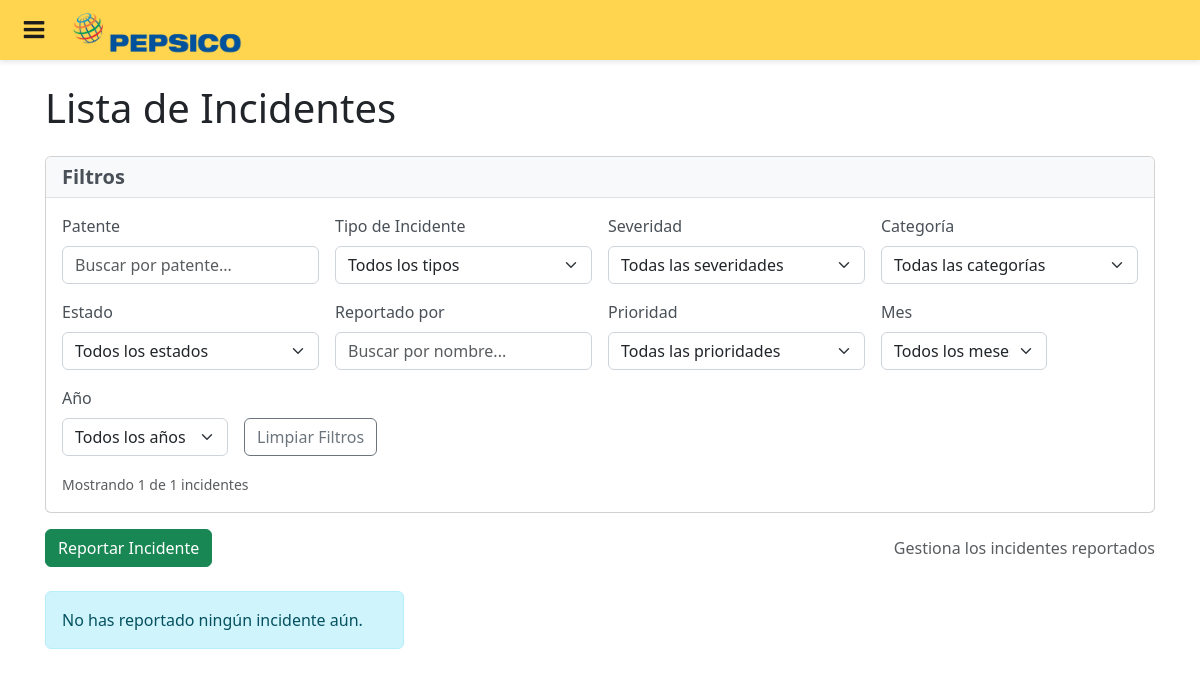
The app's page /incidents/list/ (signed in), older data.
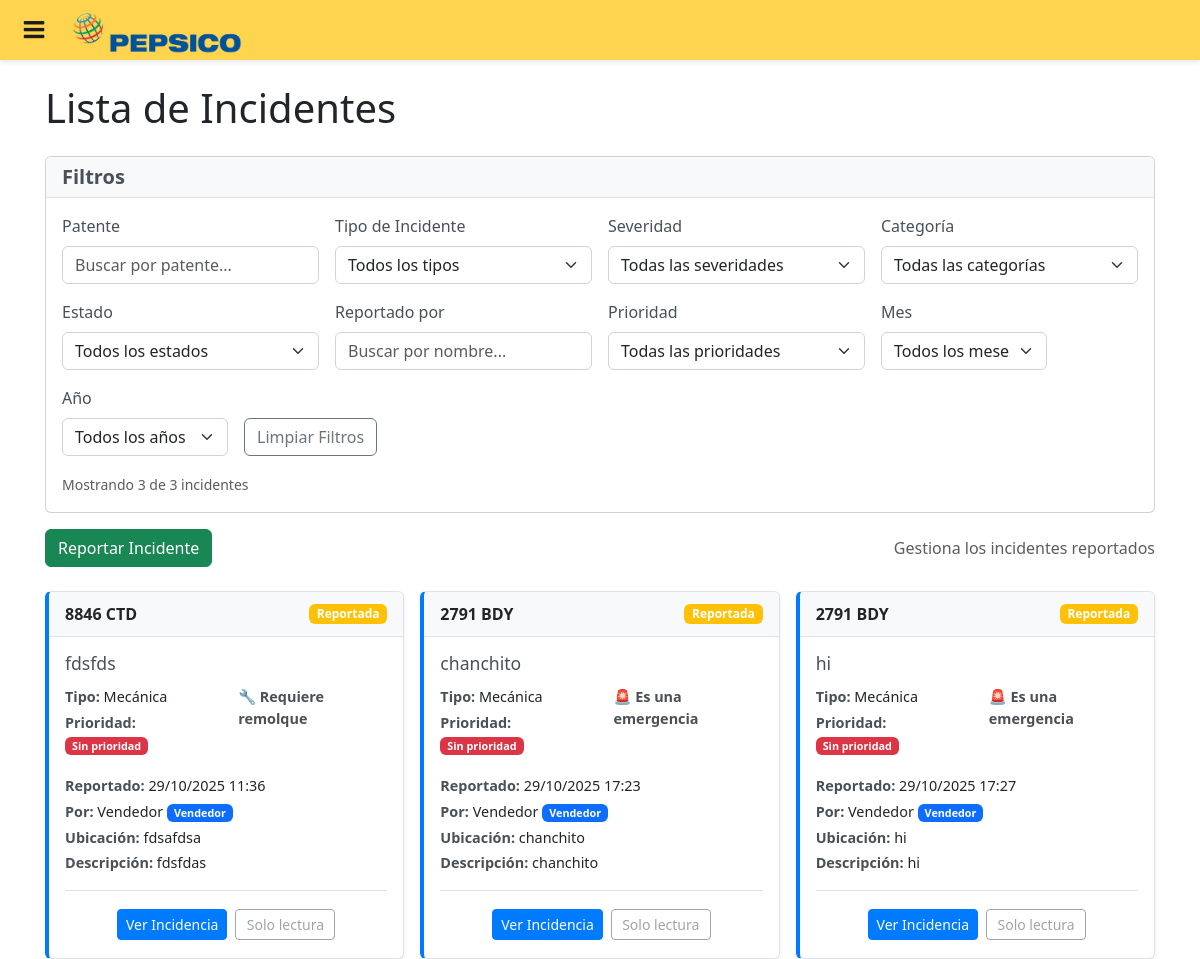
The same page, newer data.
### documents/models.py (models this page shows, shortened)
class Incident(models.Model):
    INCIDENT_TYPES = [
        ('Mecanica', 'Mecánica'),
        ('Electrica', 'Eléctrica'),
        ('Carroceria', 'Carrocería'),
        ('Neumaticos', 'Neumáticos'),
        ('Otro', 'Otro'),
    ]
    SEVERITY_LEVELS = [
        ('Baja', 'Baja'),
        ('Media', 'Media'),
        ('Alta', 'Alta'),
        ('Critica', 'Crítica'),
    ]
    CATEGORIES = [
        ('Seguridad', 'Seguridad'),
        ('Operativo', 'Operativo'),
        ('Mantenimiento', 'Mantenimiento'),
    ]
    STATUS_CHOICES = [
        ('Reportada', 'Reportada'),
        ('Diagnostico_In_Situ', 'Diagnóstico In Situ'),
        ('OT_Generada', 'OT Generada'),
        ('Resuelta', 'Resuelta'),
    ]
    PRIORITY_LEVELS = [
        ('Baja', 'Baja'),
        ('Normal', 'Normal'),
        ('Alta', 'Alta'),
        ('Urgente', 'Urgente'),
    ]
    RESOLUTION_TYPES = [
        ('Taller', 'Taller'),
        ('Campo', 'Campo'),
        ('No_aplica', 'No aplica'),
    ]
    RESOLUTION_SOURCES = [
        ('OT_Completada', 'OT Completada'),
        ('Ingreso_Cerrado', 'Ingreso Cerrado'),
        ('Manual', 'Manual'),
    ]
    id_incident = models.AutoField(primary_key=True)
    vehicle = models.ForeignKey(
        Vehicle, on_delete=models.CASCADE, db_column='vehicle_id', related_name='incidents')
    reported_by = models.ForeignKey(
        FlotaUser, on_delete=models.CASCADE, db_column='reported_by_id', related_name='reported_incidents')
    name = models.CharField(max_length=200)
    incident_type = models.CharField(max_length=50, choices=INCIDENT_TYPES)
    description = models.TextField()
    location = models.CharField(max_length=200, null=True, blank=True)
    latitude = models.DecimalField(max_digits=10, decimal_places=8, null=True, blank=True)
    longitude = models.DecimalField(max_digits=11, decimal_places=8, null=True, blank=True)
    is_emergency = models.BooleanField(default=False)
    requires_tow = models.BooleanField(default=False)
    priority = models.CharField(max_length=20, choices=PRIORITY_LEVELS, null=True, blank=True)
    reported_at = models.DateTimeField(auto_now_add=True)
    created_at = models.DateTimeField(auto_now_add=True)
    updated_at = models.DateTimeField(auto_now=True)
    created_by = models.ForeignKey(
        FlotaUser, on_delete=models.SET_NULL, db_column='created_by_id', null=True, blank=True, related_name='created_incidents')
    updated_by = models.ForeignKey(
        FlotaUser, on_delete=models.SET_NULL, db_column='updated_by_id', null=True, blank=True, related_name='updated_incidents')
    related_ingreso = models.ForeignKey(
        Ingreso, on_delete=models.SET_NULL, db_column='related_ingreso_id', null=True, blank=True, related_name='incidents')
    class Meta:
        db_table = 'Incidents'

class Vehicle(models.Model):
    patent = models.CharField(max_length=10, primary_key=True)
    equipment = models.ForeignKey(
        SAPEquipment, on_delete=models.CASCADE, db_column='equipment_id')
    ceco = models.ForeignKey(
        CECO, on_delete=models.CASCADE, db_column='ceco_id')
    brand = models.CharField(max_length=50)
    model = models.CharField(max_length=50)
    year = models.IntegerField()
    age = models.IntegerField()
    useful_life = models.IntegerField()
    mileage = models.IntegerField(null=True, blank=True)
    site = models.ForeignKey(
        Site, on_delete=models.CASCADE, db_column='site_id')
    operational = models.BooleanField()
    backup = models.BooleanField()
    out_of_service = models.BooleanField()
    type = models.ForeignKey(
        VehicleType, on_delete=models.CASCADE, db_column='type_id')
    plan = models.BooleanField()
    sinister = models.BooleanField()
    observations = models.TextField()
    compliance = models.CharField(max_length=50)
    tct = models.CharField(max_length=50, null=True, blank=True)
    geotab_confirm = models.BooleanField()
    auction = models.BooleanField()
    status = models.ForeignKey(
        VehicleStatus, on_delete=models.SET_NULL, db_column='status_id', null=True, blank=True)
    class Meta:
        db_table = 'Vehicles'

class FlotaUser(models.Model):
    id_user = models.AutoField(primary_key=True)
    user = models.OneToOneField(User, on_delete=models.CASCADE, related_name='flotauser')
    name = models.CharField(max_length=100)
    role = models.ForeignKey(
        Role, on_delete=models.CASCADE, db_column='role_id')
    patent = models.ForeignKey(
        Vehicle, on_delete=models.CASCADE, db_column='patent')
    status = models.ForeignKey(
        UserStatus, on_delete=models.CASCADE, db_column='status_id')
    observations = models.TextField()
    gpid = models.CharField(max_length=20)
    class Meta:
        db_table = 'FlotaUsers'

class Role(models.Model):
    id_role = models.AutoField(primary_key=True)
    name = models.CharField(max_length=100)
    description = models.TextField(null=True, blank=True)
    is_supervisor_role = models.BooleanField(default=False)
    class Meta:
        db_table = 'Role'

### incidents/views.py (the view)
# urls.py: path('list/', views.incident_list, name='incident_list'),
@login_required
def incident_list(request):
    if request.user.is_authenticated and hasattr(request.user, 'flotauser'):
        if request.user.flotauser.role.name == 'Vendedor':
            incidents = Incident.objects.filter(reported_by=request.user.flotauser).select_related('reported_by__role', 'vehicle').prefetch_related(
                Prefetch('diagnostics', queryset=Diagnostics.objects.order_by('-diagnostics_created_at'), to_attr='latest_diagnostic')
            )
        elif request.user.flotauser.role.name == 'Bodeguero':
            incidents = Incident.objects.none()
        else:
            incidents = Incident.objects.all().select_related('reported_by__role', 'vehicle').prefetch_related(
                Prefetch('diagnostics', queryset=Diagnostics.objects.order_by('-diagnostics_created_at'), to_attr='latest_diagnostic')
            )
    else:
        incidents = Incident.objects.none()
    return render(request, 'incidents/incident_list.html', {'incidents': incidents})

### incidents/templates/incidents/incident_list.html (shortened to what the changed rows need)
{% extends 'base.html' %}
{% load static %}
{% block static %}
<link rel="stylesheet" href="{% static 'incidents/css/incident_list.css' %}">
{% endblock %}
{% block content %}
<div class="container mt-4">
  <h1 class="mb-4">
     Lista de Incidentes
  </h1>
  <div class="card mb-3">
    <div class="card-body">
      <div class="mt-3">
        <small id="results-count" class="text-muted">Mostrando todos los incidentes</small>
      </div>
    </div>
  </div>
    <div id="incidents-container">
    {% for incident in incidents %}
    <div class="card incident-card">
      {% if user.is_authenticated and user.flotauser and user.flotauser.role.name == 'Recepcionista de Vehículos' %}
      <div class="card-header">
        <div class="d-flex justify-content-between align-items-center">
          <div class="form-check">
            <input class="form-check-input incident-checkbox" type="checkbox" name="selected_incidents" value="{{ incident.id_incident }}" id="incident-{{ incident.id_incident }}">
            <label class="form-check-label" for="incident-{{ incident.id_incident }}">
              <i class="fas fa-car"></i> <strong>{{ incident.vehicle.patent }}</strong>
            </label>
          </div>
          {% if incident.latest_diagnostic %}
          {% with latest_diagnostic=incident.latest_diagnostic.0 %}
          {% if latest_diagnostic.status == 'Reportada' %}
            <span class="badge bg-warning">Reportada</span>
          {% elif latest_diagnostic.status == 'En_revision' %}
            <span class="badge bg-info">En revisión</span>
          {% elif latest_diagnostic.status == 'Resuelta' %}
            <span class="badge bg-success">Resuelta</span>
          {% elif latest_diagnostic.status == 'Cerrada' %}
            <span class="badge bg-secondary">Cerrada</span>
          {% else %}
            <span class="badge bg-light">{{ latest_diagnostic.get_status_display|default:"Sin estado" }}</span>
          {% endif %}
          {% endwith %}
          {% else %}
            <span class="badge bg-warning">Reportada</span>
          {% endif %}
        </div>
      </div>
      {% else %}
      <div class="card-header">
        <div class="d-flex justify-content-between align-items-center">
          <h6 class="mb-0">
             <strong>{{ incident.vehicle.patent }}</strong>
          </h6>
          {% if incident.latest_diagnostic %}
          {% with latest_diagnostic=incident.latest_diagnostic.0 %}
          {% if latest_diagnostic.status == 'Reportada' %}
            <span class="badge bg-warning">Reportada</span>
          {% elif latest_diagnostic.status == 'En_revision' %}
            <span class="badge bg-info">En revisión</span>
          {% elif latest_diagnostic.status == 'Resuelta' %}
            <span class="badge bg-success">Resuelta</span>
          {% elif latest_diagnostic.status == 'Cerrada' %}
            <span class="badge bg-secondary">Cerrada</span>
          {% else %}
            <span class="badge bg-light">{{ latest_diagnostic.get_status_display|default:"Sin estado" }}</span>
          {% endif %}
          {% endwith %}
          {% else %}
            <span class="badge bg-warning">Reportada</span>
          {% endif %}
        </div>
      </div>
      {% endif %}
        <div class="card-body">
          <div class="incident-info">
            <h5 class="card-title">{{ incident.name }}</h5>
            <div class="row">
              <div class="col-6">
                <p class="mb-1">
                  <strong>Tipo:</strong> {{ incident.get_incident_type_display }}
                </p>
                <p class="mb-1">
                  <strong>Prioridad:</strong>
                  <span class="badge bg-{% if incident.priority == 'Baja' %}light text-dark{% elif incident.priority == 'Normal' %}info{% elif incident.priority == 'Alta' %}warning{% else %}danger{% endif %}">
                    {{ incident.priority|default:"Sin prioridad" }}
                  </span>
                </p>
              </div>
              <div class="col-6">
                {% if incident.requires_tow %}
                <p class="mb-1">
                  <strong>🔧 Requiere remolque</strong>
                </p>
                {% endif %}
                {% if incident.is_emergency %}
                <p class="mb-1">
                  <strong>🚨 Es una emergencia</strong>
                </p>
                {% endif %}
              </div>
            </div>
            <p class="mb-1">
              <strong>Reportado:</strong> {{ incident.reported_at|date:"d/m/Y H:i" }}
            </p>
            <p class="mb-1">
              <strong>Por:</strong> {{ incident.reported_by.name }} <span class="badge bg-primary">{{ incident.reported_by.role.name }}</span>
            </p>
            {% if incident.location %}
            <p class="mb-1">
              <strong>Ubicación:</strong> {{ incident.location }}
            </p>
            {% endif %}
            {% if incident.description %}
            <p class="mb-1 text-truncate" title="{{ incident.description }}">
              <strong>Descripción:</strong> {{ incident.description|truncatechars:50 }}
            </p>
            {% endif %}
          </div>
          <div class="card-actions mt-3{% if user.is_authenticated and user.flotauser and user.flotauser.role.name == 'Vendedor' %} d-flex justify-content-center{% endif %}">
            <a href="{% url 'incidents:incident_detail' incident.id_incident %}" class="btn btn-primary btn-sm">
               Ver Incidencia
            </a>
            {% if user.is_authenticated %}
              {% if user.flotauser %}
                {% if user.flotauser.role.name == 'Recepcionista de Vehículos' %}
                  <a href="{% url 'incidents:recepcionista_escalar_mecanica' incident.id_incident %}" class="btn btn-info btn-sm">
                    <i class="fas fa-wrench"></i> Escalar Mecánica In Situ
                  </a>
                {% elif user.flotauser.role.name == 'Mecánico' %}
                  <a href="#" class="btn btn-outline-info btn-sm" onclick="alert('Como mecánico, puedes trabajar en las OT asignadas')">
                    <i class="fas fa-wrench"></i> Ver OT
                  </a>
                {% elif user.flotauser.role.name == 'Vendedor' %}
                  <button class="btn btn-outline-secondary btn-sm" disabled>
                     Solo lectura
                  </button>
                {% elif user.flotauser.role.name == 'Guardia' %}
                {% else %}
                  <button class="btn btn-outline-secondary btn-sm" disabled title="Rol: {{ user.flotauser.role.name }}">
                    <i class="fas fa-edit"></i> Editar
                  </button>
                  <script>console.log('Rol no reconocido:', '{{ user.flotauser.role.name }}');</script>
                {% endif %}
              {% else %}
                <script>console.log('Usuario no tiene flotauser');</script>
              {% endif %}
            {% else %}
              <script>console.log('Usuario no autenticado');</script>
            {% endif %}
          </div>
        </div>
      </div>
    {% empty %}
    <div class="col-12">
      {% if user.is_authenticated and user.flotauser and user.flotauser.role.name == 'Bodeguero' %}
        <div class="alert alert-warning">
          <i class="fas fa-exclamation-triangle"></i> Como bodeguero, no tienes acceso al módulo de incidentes.
        </div>
      {% elif user.is_authenticated and user.flotauser and user.flotauser.role.name == 'Vendedor' %}
        <div class="alert alert-info">
           No has reportado ningún incidente aún.
        </div>
      {% else %}
        <div class="alert alert-info">
          <i class="fas fa-info-circle"></i> No hay incidentes registrados.
        </div>
      {% endif %}
    </div>
    {% endfor %}
  </div>
</div>
{% endblock %}

Row changes from the older to the newer data that the page shows:
added Incident: vehicle.patent "8846 CTD", shows "Reportada", name "fdsfds", incident_type "Mecánica", priority "Sin prioridad", requires_tow "🔧 Requiere remolque", reported_at "29/10/2025 11:36", reported_by.name "Vendedor", reported_by.role.name "Vendedor", location "fdsafdsa", description "fdsfdas"
added Incident: vehicle.patent "2791 BDY", shows "Reportada", name "chanchito", incident_type "Mecánica", priority "Sin prioridad", is_emergency "🚨 Es una emergencia", reported_at "29/10/2025 17:23", reported_by.name "Vendedor", reported_by.role.name "Vendedor", location "chanchito", description "chanchito"
added Incident: vehicle.patent "2791 BDY", shows "Reportada", name "hi", incident_type "Mecánica", priority "Sin prioridad", is_emergency "🚨 Es una emergencia", reported_at "29/10/2025 17:27", reported_by.name "Vendedor", reported_by.role.name "Vendedor", location "hi", description "hi"
Text that changed along with them:
text written by a page script: "Mostrando 1 de 1 incidentes" → "Mostrando 3 de 3 incidentes"
text no longer shown: "No has reportado ningún incidente aún."
